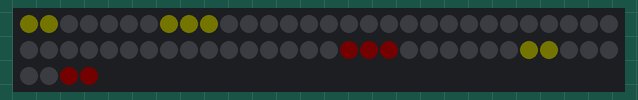
The sketch below on a simulated Adafruit Feather M0. Parts: 64 RGB LEDs in strip order, left to right, continuing on the next row. Dim RGB values are drawn brighter than linear; random numbers use the default seed unless the sketch sets one.

Above: at 0.38 s.
At 5.25 s:
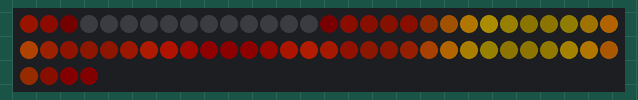
At 10.09 s:
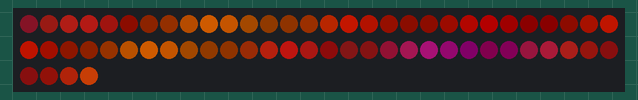
At 20.07 s:
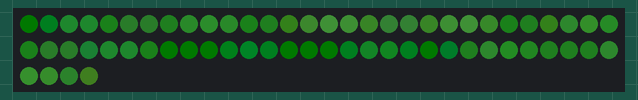
At 29.76 s:
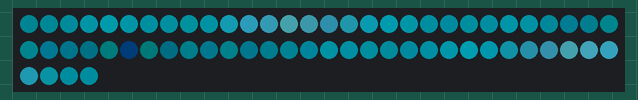
At 39.74 s:
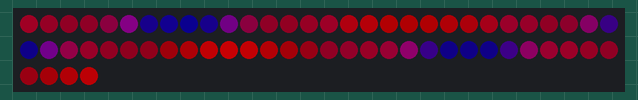

The sketch:

kraken64-qt-py.ino
```cpp
// (licence header left out)
#include <FastLED.h> // https://github.com/FastLED/FastLED

FASTLED_USING_NAMESPACE

#define DATA_PIN MOSI
#define LED_TYPE WS2812B
#define COLOR_ORDER GRB
#define NUM_LEDS 64

#include "GradientPalettes.h"
#include "Map.h"

#define MILLI_AMPS 1600 // IMPORTANT: set the max milli-Amps of your power supply (4A = 4000mA)
#define FRAMES_PER_SECOND 240

CRGB leds[NUM_LEDS];

uint8_t brightness = 128;

// Forward declarations of an array of cpt-city gradient palettes, and
// a count of how many there are.
extern const TProgmemRGBGradientPaletteRef gGradientPalettes[];

uint8_t gCurrentPaletteNumber = 0;

CRGBPalette16 gCurrentPalette(CRGB::Black);
CRGBPalette16 gTargetPalette(gGradientPalettes[0]);

// ten seconds per color palette makes a good demo
// 20-120 is better for deployment
uint8_t secondsPerPalette = 10;

void setup()
{
  Serial.begin(115200);

  // Serial.println("serial delay...");
  // delay(3000);

  FastLED.addLeds<LED_TYPE, DATA_PIN, COLOR_ORDER>(leds, NUM_LEDS);
  FastLED.setDither(true);
  FastLED.setCorrection(TypicalSMD5050);
  FastLED.setBrightness(brightness);
  FastLED.setMaxPowerInVoltsAndMilliamps(5, MILLI_AMPS);
  fill_solid(leds, NUM_LEDS, CRGB::Black);
  FastLED.show();

  FastLED.setBrightness(brightness);
}

void loop()
{
  // Add entropy to random number generator; we use a lot of it.
  random16_add_entropy(random(256));

  // change to a new cpt-city gradient palette
  EVERY_N_SECONDS(secondsPerPalette)
  {
    gCurrentPaletteNumber = addmod8(gCurrentPaletteNumber, 1, gGradientPaletteCount);
    gTargetPalette = gGradientPalettes[gCurrentPaletteNumber];
    // Serial.println("next palette");
  }

  EVERY_N_MILLISECONDS(40)
  {
    // slowly blend the current palette to the next
    nblendPaletteTowardPalette(gCurrentPalette, gTargetPalette, 8);
  }

  colorWaves();

  // insert a delay to keep the framerate modest
  FastLED.delay(1000 / FRAMES_PER_SECOND);
}

// ColorWavesWithPalettes by Mark Kriegsman: https://gist.github.com/kriegsman/8281905786e8b2632aeb
// This function draws color waves with an ever-changing,
// widely-varying set of parameters, using a color palette.
void fillWithColorWaves(CRGB *ledarray, uint16_t numleds, CRGBPalette16 &palette)
{
  static uint16_t sPseudotime = 0;
  static uint16_t sLastMillis = 0;
  static uint16_t sHue16 = 0;

  // uint8_t sat8 = beatsin88( 87, 220, 250);
  uint8_t brightdepth = beatsin88(341, 96, 224);
  uint16_t brightnessthetainc16 = beatsin88(203, (25 * 256), (40 * 256));
  uint8_t msmultiplier = beatsin88(147, 23, 60);

  uint16_t hue16 = sHue16; // gHue * 256;
  uint16_t hueinc16 = beatsin88(113, 300, 1500);

  uint16_t ms = millis();
  uint16_t deltams = ms - sLastMillis;
  sLastMillis = ms;
  sPseudotime += deltams * msmultiplier;
  sHue16 += deltams * beatsin88(400, 5, 9);
  uint16_t brightnesstheta16 = sPseudotime;

  for (uint16_t i = 0; i < numleds; i++)
  {
    hue16 += hueinc16;
    uint8_t hue8 = hue16 / 256;
    uint16_t h16_128 = hue16 >> 7;
    if (h16_128 & 0x100)
    {
      hue8 = 255 - (h16_128 >> 1);
    }
    else
    {
      hue8 = h16_128 >> 1;
    }

    brightnesstheta16 += brightnessthetainc16;
    uint16_t b16 = sin16(brightnesstheta16) + 32768;

    uint16_t bri16 = (uint32_t)((uint32_t)b16 * (uint32_t)b16) / 65536;
    uint8_t bri8 = (uint32_t)(((uint32_t)bri16) * brightdepth) / 65536;
    bri8 += (255 - brightdepth);

    uint8_t index = hue8;
    // index = triwave8( index);
    index = scale8(index, 240);

    CRGB newcolor = ColorFromPalette(palette, index, bri8);

    uint16_t pixelnumber = i;

    pixelnumber = (numleds - 1) - pixelnumber;

    nblend(ledarray[pixelnumber], newcolor, 128);
  }
}

void colorWaves()
{
  fillWithColorWaves(leds, NUM_LEDS, gCurrentPalette);
}
```

Source omitted: GradientPalettes.h (15692 bytes), Map.h (data table, 2072 bytes)
